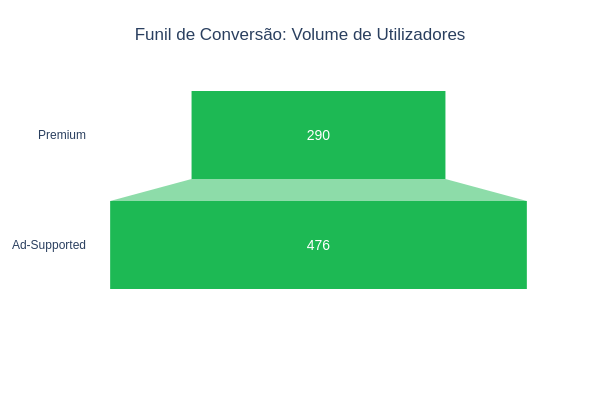

The notebook cell this image was saved under:
### Markdown cell above
### O Papel Estratégico do Funil
Se a venda de anúncios rende pouco, por que manter uma 
base tão grande? Analiso isso como um **Funil de Vendas**. 

O plano gratuito atrai o volume de pessoas, mas o lucro 
real que sustenta a empresa vem do assinante Premium. 

O gráfico a seguir prova que o sucesso do negócio depende 
da velocidade com que a marca realiza o **Upsell** (a conversão do usuário gratuito em pagante).

### Code cell
fig_funnel = px.funnel(df, x='MAUs', y='Segmento', 
                       title='Funil de Conversão: Volume de Utilizadores',
                       category_orders={'Segmento': ['Ad-Supported', 'Premium']},
                       color_discrete_sequence=[cor_spotify])

# Padrão e limpeza de eixos:
fig_funnel.update_layout(**layout_padrao)
fig_funnel.update_traces(textposition='inside', textfont=dict(size=14, color='white'), textinfo='value')
fig_funnel.update_layout(showlegend=False, yaxis_title=None, xaxis_visible=False)
fig_funnel.show()

### Figure 1 — Plotly figure (JSON) as saved in the notebook; plotly's stock layout.template omitted (floating-point values rounded to 4 significant figures)
{"data": [{"hovertemplate": "MAUs=%{x}<br>Segmento=%{y}<extra></extra>", "legendgroup": "", "marker": {"color": "#1DB954"}, "name": "", "orientation": "h", "showlegend": false, "textfont": {"color": "white", "size": 14}, "textinfo": "value", "textposition": "inside", "type": "funnel", "x": [290.0, 476.0], "xaxis": "x", "y": ["Premium", "Ad-Supported"], "yaxis": "y"}], "layout": {"font": {"family": "Arial", "size": 12}, "height": 400, "legend": {"tracegroupgap": 0}, "margin": {"b": 100, "l": 50, "r": 50, "t": 80}, "paper_bgcolor": "rgba(0,0,0,0)", "plot_bgcolor": "rgba(0,0,0,0)", "showlegend": false, "title": {"text": "Funil de Conversão: Volume de Utilizadores", "x": 0.5}, "width": 600, "xaxis": {"anchor": "y", "domain": [0, 1], "title": {"text": "MAUs"}, "visible": false}, "yaxis": {"anchor": "x", "categoryarray": ["Premium", "Ad-Supported"], "categoryorder": "array", "domain": [0, 1], "title": {}}}}
